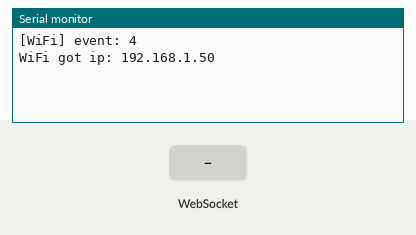
This sketch was run on a simulated ESP32. On the bench: the last lines printed to the serial monitor. The test bench sets the inputs (shaded band). WiFi joins after 1.5 s; servers stay silent unless stated; random numbers use the default seed unless the sketch sets one.

Above: at 2.3 s.
2.4 s: WebSocket text "1" received
At 3.2 s:
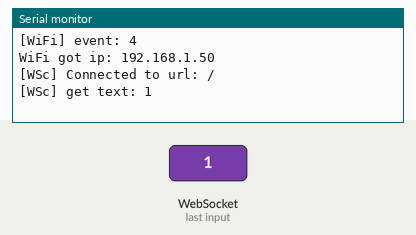
3.9 s: WebSocket text "0" received
At 4.3 s:
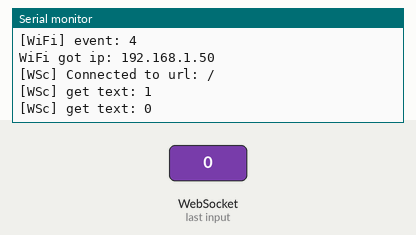
5.4 s: WebSocket text "2" received
At 6.6 s:
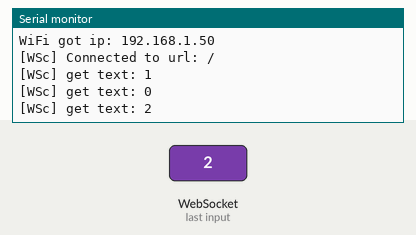

The sketch:

websockets.ino
```cpp
#include <WiFi.h>
#include <WebSocketsClient.h>   // WebSockets by Markus Sattler (2.x.x for ESP)

//#define SSID "daihinmin"
//#define PASSWORD "anseladams"
#define SSID "galvanize members"
#define PASSWORD "ourmembersrock!"

//#define PRODUCTION // comment out to use development settings

#ifdef PRODUCTION
  #define HOST "oclyke.dev"
  #define PORT 443
  #define USE_SSL                                       // <-- when in production mode we use SSL (the nginx ingress handles decryption before messages hit the api server)
#else
  #define HOST "10.9.12.89"                             // <-- set this to the ip address of the machine running the api server
  #define PORT 81
#endif // PRODUCTION

#define PROTOCOL "rf"

// api base url
const char* api = "/rainbow-forest/api/v1";

// private endpoint
const char* private_end = "/private";
const char* private_auth_header = "RF-Auth: find-your-muse";
WebSocketsClient private_ws;


// temporary simulation of column notes
const size_t columns = 16;  // how many columns in the staff
const size_t notes = 7;     // how many notes there are in the column
const size_t values = 5;    // how many valid data values there are
uint8_t data[columns][notes] = {0};

void setup() {
  Serial.begin(115200);

  WiFi.onEvent(WiFiEvent);
  WiFi.begin(SSID, PASSWORD);

  private_ws.setExtraHeaders(private_auth_header);
  private_ws.onEvent(private_ws_event_handler);
}

void loop() {
  private_ws.loop();

  uint32_t now = millis();

  static uint32_t send_update = 0;
  if(send_update <= now){
    send_update = now + 1000;

    size_t col = random(columns);
    size_t note = random(notes);
    uint8_t val = random(values);

    const char* fmt = "{\"timestamp\": \"%d\", \"id\": {\"name\": \"column\", \"extra\": \"%d\"}, \"update\": {\"entries\": [{\"column\": %d, \"row\": %d, \"entry\": {\"note\": %d}}]}}";
    size_t required = 1 + snprintf(NULL, 0, fmt, now, col, col, note, val);
    char buf[required] = {'\0'};
    snprintf(buf, required, fmt, now, col, col, note, val);

    private_ws.sendTXT(buf);
  }

}

void WiFiEvent(WiFiEvent_t event){
  switch(event) {
  case SYSTEM_EVENT_STA_GOT_IP: {
    Serial.print("WiFi got ip: ");
    Serial.println(WiFi.localIP());

    // construct the desired endpoint
    const size_t route_len = (strlen(api) + strlen(private_end)) + 1;
    char route[route_len] = {'\0'};
    strcat(route, api);
    strcat(route, private_end);

    // connect to the endpoint
#ifdef USE_SSL
    private_ws.beginSSL(HOST, PORT, route, "", PROTOCOL);
#else
    private_ws.begin(HOST, PORT, route, PROTOCOL);
#endif // USE_SSL
    }
    break;

  case SYSTEM_EVENT_STA_DISCONNECTED:
    Serial.println("WiFi disconnected");
    WiFi.begin(SSID, PASSWORD);
    break;

  default:
    Serial.printf("[WiFi] event: %d\n", event);
    break;
  }
}

void private_ws_event_handler(WStype_t type, uint8_t * payload, size_t length) {
  switch(type) {
    case WStype_DISCONNECTED:
      Serial.printf("[WSc] Disconnected!\n");
      break;

    case WStype_CONNECTED:
      Serial.printf("[WSc] Connected to url: %s\n",  payload);
      private_ws.sendTXT("{\"timestamp\": \"\", \"id\": {\"name\": \"column\", \"extra\": \"0\"}, \"request\": {\"columns\": [{\"column\": 0}]}}");
      break;

    case WStype_TEXT:
      Serial.printf("[WSc] get text: %s\n", payload);
      // send message to server
      // webSocket.sendTXT("message here");
      break;

    case WStype_BIN:
      Serial.printf("[WSc] get binary length: %u\n", length);
      // send data to server
      // webSocket.sendBIN(payload, length);
      break;

    case WStype_ERROR:
      Serial.printf("[WSc] error: %s\n",  payload);
      break;

    case WStype_FRAGMENT_TEXT_START:
    case WStype_FRAGMENT_BIN_START:
    case WStype_FRAGMENT:
    case WStype_FRAGMENT_FIN:
    default:
      Serial.printf("[WSc] event: %d\n",  type);
      break;
  }
}
```

Measured:
- after the input at 2.4 s, the serial monitor: prints a new line at once (image 1)
- after the input at 3.9 s, the serial monitor: prints a new line at once (image 2)
- after the input at 5.4 s, the serial monitor: prints a new line at once (image 3)
